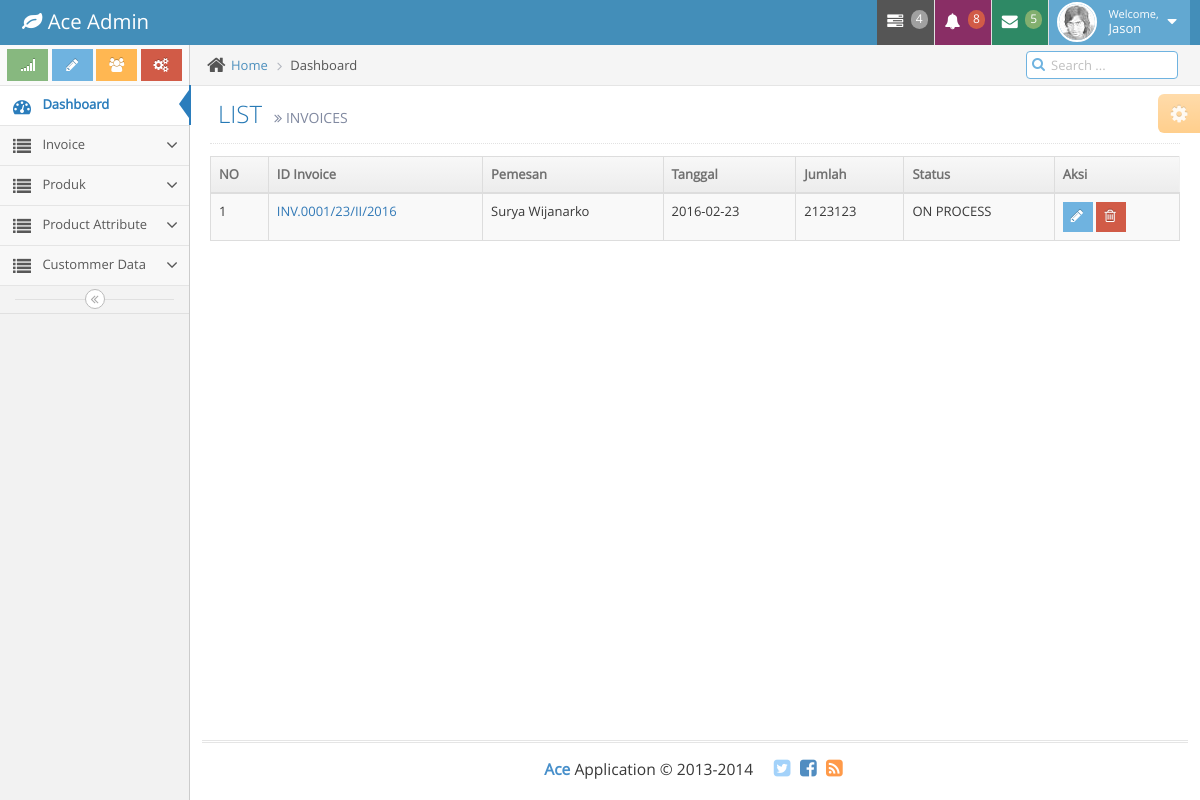
Page /index.php/admin/invoice/invoice on the earlier database version.
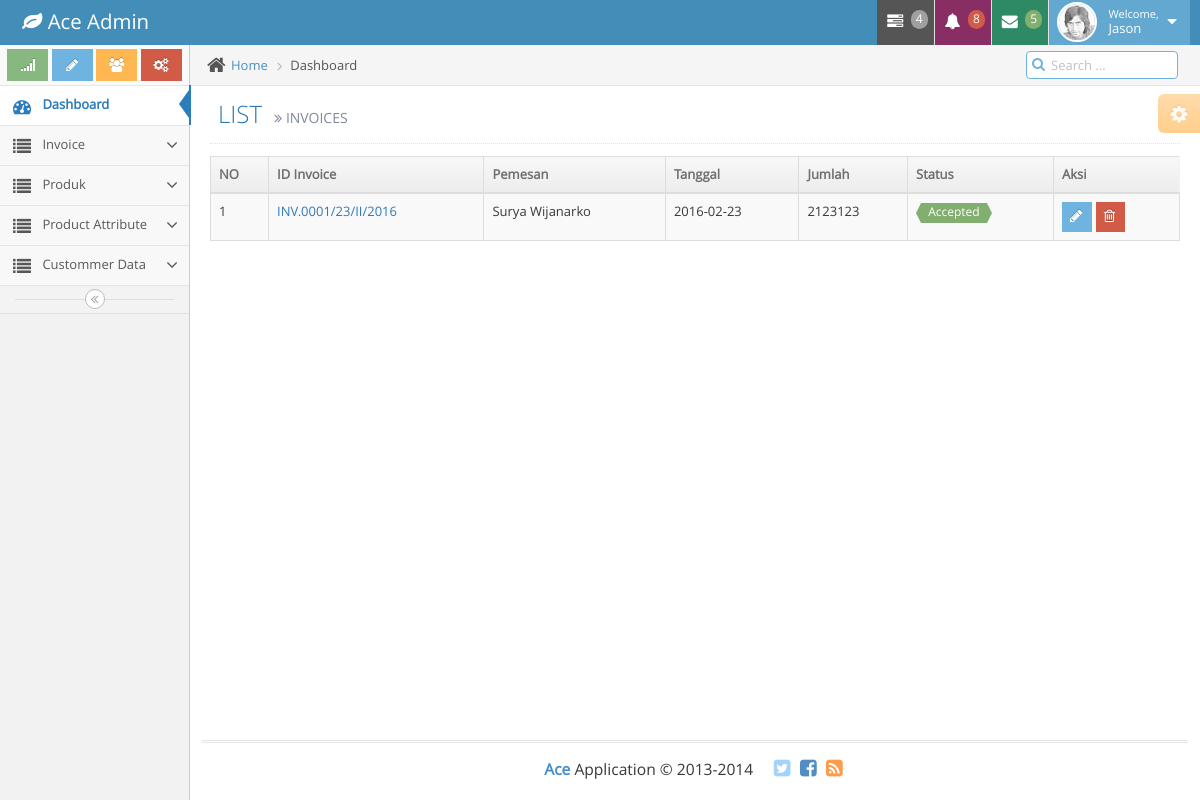
Same page on the later database version.
### tables this page shows
CREATE TABLE `dev_invoice` (
  `invoice_id` int(11) NOT NULL AUTO_INCREMENT,
  `invoice_number` varchar(100) DEFAULT NULL,
  `invoice_customer_id` int(11) DEFAULT NULL,
  `invoice_provinsi_id` int(11) DEFAULT NULL,
  `invoice_kabupaten_id` int(11) DEFAULT NULL,
  `invoice_kecamatan_id` int(11) DEFAULT NULL,
  `invoice_address` text,
  `invoice_pos_code` char(10) DEFAULT NULL,
  `invoice_date` date DEFAULT NULL,
  `invoice_amount` int(11) DEFAULT NULL,
  `invoice_status` int(11) DEFAULT NULL,
  `invoice_input` int(11) DEFAULT NULL,
  `invoice_inputdate` timestamp NOT NULL DEFAULT CURRENT_TIMESTAMP ON UPDATE CURRENT_TIMESTAMP,
  `invoice_update` int(11) DEFAULT NULL,
  `invoice_updatedate` timestamp NOT NULL DEFAULT '0000-00-00 00:00:00',
  PRIMARY KEY (`invoice_id`)
);

CREATE TABLE `dev_status` (
  `status_id` int(11) NOT NULL AUTO_INCREMENT,
  `status_code` char(4) DEFAULT NULL,
  `status_name` varchar(100) DEFAULT NULL,
  `status_class` varchar(200) DEFAULT NULL,
  PRIMARY KEY (`status_id`)
);

CREATE TABLE `dev_custommer` (
  `custommer_id` int(11) NOT NULL AUTO_INCREMENT,
  `custommer_name` varchar(100) DEFAULT NULL,
  `custommer_provinsi_id` int(11) DEFAULT NULL,
  `custommer_kabupaten_id` int(11) DEFAULT NULL,
  `custommer_kecamatan_id` int(11) DEFAULT NULL,
  `custommer_address` text,
  `custommer_phone` char(15) DEFAULT NULL,
  `custommer_pos_code` char(15) DEFAULT NULL,
  `custommer_type` int(11) DEFAULT '2',
  `custommer_email` varchar(100) DEFAULT NULL,
  `custommer_password` varchar(100) DEFAULT NULL,
  `custommer_username` varchar(100) DEFAULT NULL,
  `custommer_other_contact` text,
  PRIMARY KEY (`custommer_id`),
  KEY `dev_custommer_ibfk_1` (`custommer_provinsi_id`),
  KEY `dev_custommer_ibfk_2` (`custommer_kabupaten_id`),
  KEY `dev_custommer_ibfk_3` (`custommer_kecamatan_id`),
  CONSTRAINT `dev_custommer_ibfk_1` FOREIGN KEY (`custommer_provinsi_id`) REFERENCES `dev_provinsi` (`IDProvinsi`),
  CONSTRAINT `dev_custommer_ibfk_2` FOREIGN KEY (`custommer_kabupaten_id`) REFERENCES `dev_kabupaten` (`IDKabupaten`),
  CONSTRAINT `dev_custommer_ibfk_3` FOREIGN KEY (`custommer_kecamatan_id`) REFERENCES `dev_kecamatan` (`IDKecamatan`)
);

### application/controllers/admin/invoice.php (called while the page is built, shortened)
<?php
class Invoice extends CI_Controller {
	public function __construct(){
        $this->load->database();
        $this->load->helper('url');
		$this->load->model('m_invoice');
    }
	public function invoice(){
		$data['invoice'] = $this->m_invoice->invoice();
		$data['view']="pages/admin/invoice/invoice";
		$this->load->view('index', $data);
	}
}

### index.php (called while the page is built, shortened)
<?php
require_once BASEPATH.'core/CodeIgniter.php';

### application/models/m_invoice.php (called while the page is built, shortened)
<?php
class M_invoice extends CI_Model
{
	function invoice(){
		$query = $this->db->query("
		SELECT
			a.`invoice_id`,
			a.`invoice_customer_id`,
			b.`custommer_name`,
			a.`invoice_date`,
			c.`status_name`,
			c.`status_class`,
			a.`invoice_amount`,
			a.`invoice_number`
		FROM `dev_invoice` a
		JOIN `dev_custommer` b ON b.`custommer_id` = a.`invoice_customer_id`
		JOIN `dev_status` c ON c.`status_id` = a.`invoice_status`
		");
		$result = $query->result();
		return $result;
    }
}

### application/views/pages/admin/invoice/invoice.php (the view, shortened to what this page needs)
<div class="page-header">
	<h1>
		LIST
		<small>
			<i class="ace-icon fa fa-angle-double-right"></i>
			INVOICES
		</small>
	</h1>
</div>
<div class="row">
	<div class="col-xs-12">
		<div class="row">
			<div class="col-xs-12">
				<div>
					<table id="dynamic-table" class="table table-striped table-bordered table-hover">
						<thead>
							<tr>
								<th>NO</th>
								<th>ID Invoice</th>
								<th>Pemesan</th>
								<th>Tanggal</th>
								<th>Jumlah</th>
								<th>Status</th>
								<th>Aksi</th>
							</tr>
						</thead>
						<tbody>
							<?php
								foreach($invoice as $inv){
									echo '
										<tr>
											<td>
												1
											</td>
											<td><a href="'.base_url('index.php/admin/invoice/list_detail/'.$inv->invoice_id).'">'.$inv->invoice_number.' </a></td>
											<td>'.$inv->custommer_name.'</td>
											<td>'.$inv->invoice_date.'</td>
											<td>'.$inv->invoice_amount.'</td>
											<td><span class="'.$inv->status_class .'">'.$inv->status_name.'</span></td>
											<td>
												<div class="hidden-sm hidden-xs btn-group">
													<a href="'.base_url("index.php/admin/invoice/edit/".$inv->invoice_id).'">
														<button class="btn btn-xs btn-info">
															<i class="ace-icon fa fa-pencil bigger-120"></i>
														</button>
													</a>
													<a href="'.base_url("index.php/admin/invoice/do_delete/".$inv->invoice_id).'">
														<button class="btn btn-xs btn-danger">
															<i class="ace-icon fa fa-trash-o bigger-120"></i>
														</button>
													</a>
												</div>
											</td>
										</tr>
									';
								}
							?>
						</tbody>
					</table>
				</div>
			</div>
		</div>
	</div>
</div>

Differences in the rows shown:
changed dev_invoice "Surya Wijanarko": dev_status.status_name "ON PROCESS" → "Accepted"
